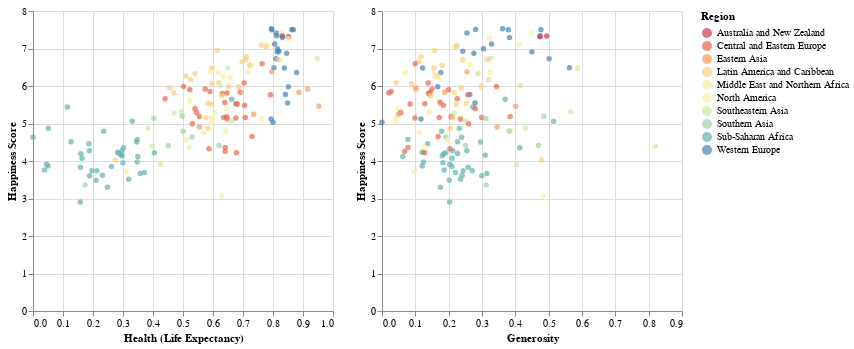

The cell this chart's notebook holds for it:
### Markdown cell above
By looking at above spectral correlations of size is something that humans are not neccessarily as good at as they are with a traditional sctter plot, where we are looking at correlations of position. One thing to do is to facet the data. To do so, I can start to pipe two charts together to look at multiple attributes, multiple relationships side by side. I will create a visualization that allows me to look at the relationship between health and happiness right next to the relationship between generosity and happiness, to look at these correlations a little more precisely. 

The way that am going to do this is through an operation called piping. In order to pipe multiple charts together, I need to store each charts in it's own individual variable. 

Once I ran below code. I can see that i get two scatter plots. on the left is health plot and on the right is generosity plot. I can now look at the different relationships between these variables in particular. Are they well correlated with happiness score ? Are they a good predictor of happiness ? Based on the bubble chart we saw before, we would expect that health is a good predictor of happiness and well correlated. But we see that on health chart on the left. Generosity chart on the right is not well correlated.

### Code cell
# Pipe multiple charts together. 
healthPlot = alt.Chart(data).mark_circle().encode(
 x = "Health (Life Expectancy)" ,
 y = "Happiness Score" ,
color= alt.Color("Region", scale = alt.Scale(scheme = "spectral")),
tooltip = ["Country", "Happiness Score"])

generosityPlot = alt.Chart(data).mark_circle().encode(
 x = "Generosity" ,
 y = "Happiness Score" ,
color= alt.Color("Region", scale = alt.Scale(scheme = "spectral")),
tooltip = ["Country", "Happiness Score"])

healthPlot | generosityPlot

### Figure 1 — Vega-Lite specification as saved in the notebook (floating-point values rounded to 4 significant figures; data arrays with more than 128 entries replaced by an {"elided": "..."} marker saying what was removed)
{"config": {"view": {"continuousWidth": 300, "continuousHeight": 300}}, "hconcat": [{"mark": {"type": "circle"}, "encoding": {"color": {"field": "Region", "scale": {"scheme": "spectral"}, "type": "nominal"}, "tooltip": [{"field": "Country", "type": "nominal"}, {"field": "Happiness Score", "type": "quantitative"}], "x": {"field": "Health (Life Expectancy)", "type": "quantitative"}, "y": {"field": "Happiness Score", "type": "quantitative"}}}, {"mark": {"type": "circle"}, "encoding": {"color": {"field": "Region", "scale": {"scheme": "spectral"}, "type": "nominal"}, "tooltip": [{"field": "Country", "type": "nominal"}, {"field": "Happiness Score", "type": "quantitative"}], "x": {"field": "Generosity", "type": "quantitative"}, "y": {"field": "Happiness Score", "type": "quantitative"}}}], "data": {"name": "data-7788278e77f66128859c57f947a291e7"}, "$schema": "https://vega.github.io/schema/vega-lite/v5.8.0.json", "datasets": {"data-7788278e77f66128859c57f947a291e7": {"elided": "157 records"}}}
